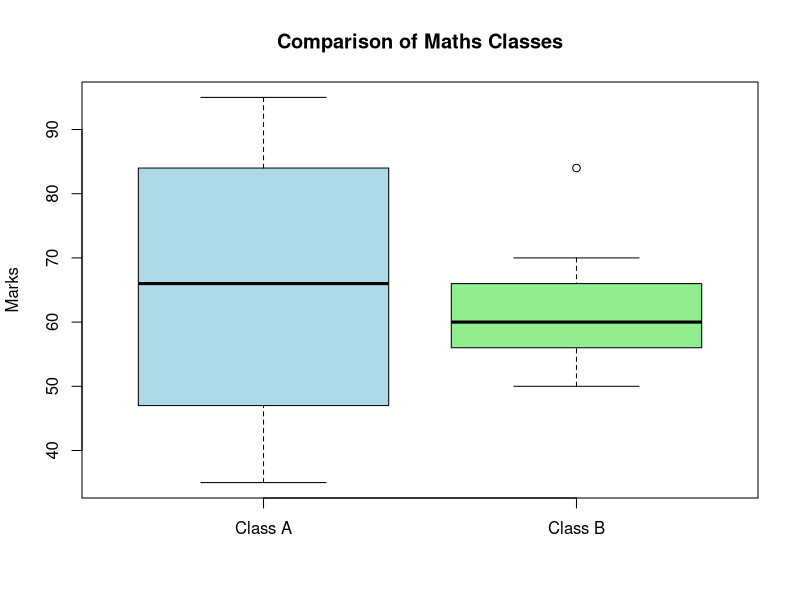

The R script that drew this image:
A <- c(76, 35, 47, 64, 95, 66, 89, 36, 84)
B <- c(51, 56, 84, 60, 59, 70, 63, 66, 50)

cat("Class A Mean:", mean(A), "\n")
cat("Class A Median:", median(A), "\n")
cat("Class A Range:", diff(range(A)), "\n")

cat("Class B Mean:", mean(B), "\n")
cat("Class B Median:", median(B), "\n")
cat("Class B Range:", diff(range(B)), "\n")

boxplot(A, B,
        names = c("Class A", "Class B"),
        col = c("lightblue", "lightgreen"),
        main = "Comparison of Maths Classes",
        ylab = "Marks")
